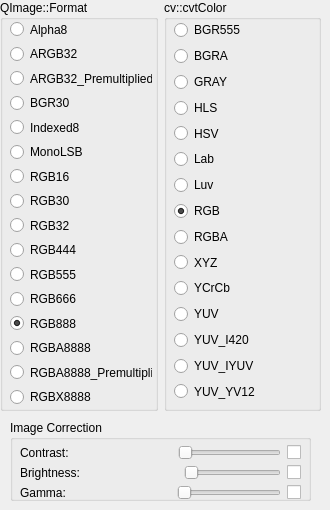
      <widget class="QWidget" name="tabColorFormat">
       <attribute name="title">
        <string>Color Format</string>
       </attribute>
       <widget class="QWidget" name="layoutWidget">
        <property name="geometry">
         <rect>
          <x>0</x>
          <y>0</y>
          <width>321</width>
          <height>411</height>
         </rect>
        </property>
        <layout class="QHBoxLayout" name="horizontalLayout_11">
         <item>
          <widget class="QGroupBox" name="groupBox">
           <property name="title">
            <string>QImage::Format</string>
           </property>
           <widget class="QWidget" name="layoutWidget">
            <property name="geometry">
             <rect>
              <x>10</x>
              <y>20</y>
              <width>142</width>
              <height>386</height>
             </rect>
            </property>
            <layout class="QVBoxLayout" name="verticalLayout_2">
             <item>
              <widget class="QRadioButton" name="radioButtonAlpha8">
               <property name="text">
                <string>Alpha8</string>
               </property>
              </widget>
             </item>
             <item>
              <widget class="QRadioButton" name="radioButtonARGB32">
               <property name="text">
                <string>ARGB32</string>
               </property>
              </widget>
             </item>
             <item>
              <widget class="QRadioButton" name="radioButtonARGB32_Premultiplied">
               <property name="text">
                <string>ARGB32_Premultiplied</string>
               </property>
              </widget>
             </item>
             <item>
              <widget class="QRadioButton" name="radioButtonBGR30">
               <property name="text">
                <string>BGR30</string>
               </property>
              </widget>
             </item>
             <item>
              <widget class="QRadioButton" name="radioButtonIndexed8">
               <property name="text">
                <string>Indexed8</string>
               </property>
               <property name="checked">
                <bool>false</bool>
               </property>
              </widget>
             </item>
             <item>
              <widget class="QRadioButton" name="radioButtonMonoLSB">
               <property name="text">
                <string>MonoLSB</string>
               </property>
              </widget>
             </item>
             <item>
              <widget class="QRadioButton" name="radioButtonRGB16">
               <property name="text">
                <string>RGB16</string>
               </property>
              </widget>
             </item>
             <item>
              <widget class="QRadioButton" name="radioButtonRGB30">
               <property name="text">
                <string>RGB30</string>
               </property>
              </widget>
             </item>
             <item>
              <widget class="QRadioButton" name="radioButtonRGB32">
               <property name="text">
                <string>RGB32</string>
               </property>
              </widget>
             </item>
             <item>
              <widget class="QRadioButton" name="radioButtonRGB444">
               <property name="text">
                <string>RGB444</string>
               </property>
              </widget>
             </item>
             <item>
              <widget class="QRadioButton" name="radioButtonRGB555">
               <property name="text">
                <string>RGB555</string>
               </property>
              </widget>
             </item>
             <item>
              <widget class="QRadioButton" name="radioButtonRGB666">
               <property name="text">
                <string>RGB666</string>
               </property>
              </widget>
             </item>
             <item>
              <widget class="QRadioButton" name="radioButtonRGB888">
               <property name="text">
                <string>RGB888</string>
               </property>
               <property name="checked">
                <bool>true</bool>
               </property>
              </widget>
             </item>
             <item>
              <widget class="QRadioButton" name="radioButtonRGBA8888">
               <property name="text">
                <string>RGBA8888</string>
               </property>
               <property name="checked">
                <bool>false</bool>
               </property>
              </widget>
             </item>
             <item>
              <widget class="QRadioButton" name="radioButtonRGBA8888_Premultiplied">
               <property name="text">
                <string>RGBA8888_Premultiplied</string>
               </property>
              </widget>
             </item>
             <item>
              <widget class="QRadioButton" name="radioButtonRGBX8888">
               <property name="text">
                <string>RGBX8888</string>
               </property>
              </widget>
             </item>
             <item>
              <spacer name="verticalSpacer">
               <property name="orientation">
                <enum>Qt::Vertical</enum>
               </property>
               <property name="sizeHint" stdset="0">
                <size>
                 <width>20</width>
                 <height>40</height>
                </size>
               </property>
              </spacer>
             </item>
            </layout>
           </widget>
          </widget>
         </item>
         <item>
          <widget class="QGroupBox" name="groupBox_2">
           <property name="title">
            <string>cv::cvtColor</string>
           </property>
           <widget class="QWidget" name="layoutWidget_2">
            <property name="geometry">
             <rect>
              <x>10</x>
              <y>20</y>
              <width>131</width>
              <height>381</height>
             </rect>
            </property>
            <layout class="QVBoxLayout" name="verticalLayout_3">
             <item>
              <widget class="QRadioButton" name="radioButtonBGR555">
               <property name="text">
                <string>BGR555</string>
               </property>
              </widget>
             </item>
             <item>
              <widget class="QRadioButton" name="radioButtonBGRA">
               <property name="text">
                <string>BGRA</string>
               </property>
              </widget>
             </item>
             <item>
              <widget class="QRadioButton" name="radioButtonGRAY">
               <property name="text">
                <string>GRAY</string>
               </property>
              </widget>
             </item>
             <item>
              <widget class="QRadioButton" name="radioButtonHLS">
               <property name="text">
                <string>HLS</string>
               </property>
              </widget>
             </item>
             <item>
              <widget class="QRadioButton" name="radioButtonHSV">
               <property name="text">
                <string>HSV</string>
               </property>
              </widget>
             </item>
             <item>
              <widget class="QRadioButton" name="radioButtonLab">
               <property name="text">
                <string>Lab</string>
               </property>
              </widget>
             </item>
             <item>
              <widget class="QRadioButton" name="radioButtonLuv">
               <property name="text">
                <string>Luv</string>
               </property>
              </widget>
             </item>
             <item>
              <widget class="QRadioButton" name="radioButtonRGB">
               <property name="text">
                <string>RGB</string>
               </property>
               <property name="checked">
                <bool>true</bool>
               </property>
              </widget>
             </item>
             <item>
              <widget class="QRadioButton" name="radioButtonRGBA">
               <property name="text">
                <string>RGBA</string>
               </property>
               <property name="checked">
                <bool>false</bool>
               </property>
              </widget>
             </item>
             <item>
              <widget class="QRadioButton" name="radioButtonXYZ">
               <property name="text">
                <string>XYZ</string>
               </property>
              </widget>
             </item>
             <item>
              <widget class="QRadioButton" name="radioButtonYCrCb">
               <property name="text">
                <string>YCrCb</string>
               </property>
              </widget>
             </item>
             <item>
              <widget class="QRadioButton" name="radioButtonYUV">
               <property name="text">
                <string>YUV</string>
               </property>
              </widget>
             </item>
             <item>
              <widget class="QRadioButton" name="radioButtonYUV_I420">
               <property name="text">
                <string>YUV_I420</string>
               </property>
              </widget>
             </item>
             <item>
              <widget class="QRadioButton" name="radioButtonYUV_IYUV">
               <property name="text">
                <string>YUV_IYUV</string>
               </property>
              </widget>
             </item>
             <item>
              <widget class="QRadioButton" name="radioButtonYUV_YV12">
               <property name="text">
                <string>YUV_YV12</string>
               </property>
              </widget>
             </item>
             <item>
              <spacer name="verticalSpacer_2">
               <property name="orientation">
                <enum>Qt::Vertical</enum>
               </property>
               <property name="sizeHint" stdset="0">
                <size>
                 <width>20</width>
                 <height>40</height>
                </size>
               </property>
              </spacer>
             </item>
            </layout>
           </widget>
          </widget>
         </item>
        </layout>
       </widget>
       <widget class="QGroupBox" name="groupBox_4">
        <property name="geometry">
         <rect>
          <x>10</x>
          <y>420</y>
          <width>301</width>
          <height>81</height>
         </rect>
        </property>
        <property name="title">
         <string>Image Correction</string>
        </property>
        <widget class="QWidget" name="layoutWidget_3">
         <property name="geometry">
          <rect>
           <x>10</x>
           <y>20</y>
           <width>281</width>
           <height>26</height>
          </rect>
         </property>
         <layout class="QHBoxLayout" name="horizontalLayout_12">
          <item>
           <widget class="QLabel" name="label_10">
            <property name="text">
             <string>Contrast:</string>
            </property>
           </widget>
          </item>
          <item>
           <spacer name="horizontalSpacer_10">
            <property name="orientation">
             <enum>Qt::Horizontal</enum>
            </property>
            <property name="sizeHint" stdset="0">
             <size>
              <width>40</width>
              <height>20</height>
             </size>
            </property>
           </spacer>
          </item>
          <item>
           <widget class="QSlider" name="horizontalSliderContrast">
            <property name="enabled">
             <bool>false</bool>
            </property>
            <property name="minimum">
             <number>0</number>
            </property>
            <property name="maximum">
             <number>10000</number>
            </property>
            <property name="singleStep">
             <number>1</number>
            </property>
            <property name="value">
             <number>0</number>
            </property>
            <property name="orientation">
             <enum>Qt::Horizontal</enum>
            </property>
           </widget>
          </item>
          <item>
           <widget class="QCheckBox" name="checkBoxEnableContrast">
            <property name="text">
             <string/>
            </property>
           </widget>
          </item>
         </layout>
        </widget>
        <widget class="QWidget" name="layoutWidget_4">
         <property name="geometry">
          <rect>
           <x>10</x>
           <y>40</y>
           <width>281</width>
           <height>26</height>
          </rect>
         </property>
         <layout class="QHBoxLayout" name="horizontalLayout_17">
          <item>
           <widget class="QLabel" name="label_15">
            <property name="text">
             <string>Brightness:</string>
            </property>
           </widget>
          </item>
          <item>
           <spacer name="horizontalSpacer_16">
            <property name="orientation">
             <enum>Qt::Horizontal</enum>
            </property>
            <property name="sizeHint" stdset="0">
             <size>
              <width>40</width>
              <height>20</height>
             </size>
            </property>
           </spacer>
          </item>
          <item>
           <widget class="QSlider" name="horizontalSliderBrightness">
            <property name="enabled">
             <bool>false</bool>
            </property>
            <property name="minimum">
             <number>0</number>
            </property>
            <property name="maximum">
             <number>255</number>
            </property>
            <property name="singleStep">
             <number>1</number>
            </property>
            <property name="value">
             <number>0</number>
            </property>
            <property name="orientation">
             <enum>Qt::Horizontal</enum>
            </property>
           </widget>
          </item>
          <item>
           <widget class="QCheckBox" name="checkBoxEnableBrightness">
            <property name="text">
             <string/>
            </property>
           </widget>
          </item>
         </layout>
        </widget>
        <widget class="QWidget" name="layoutWidget_5">
         <property name="geometry">
          <rect>
           <x>10</x>
           <y>60</y>
           <width>281</width>
           <height>26</height>
          </rect>
         </property>
         <layout class="QHBoxLayout" name="horizontalLayout_18">
          <item>
           <widget class="QLabel" name="label_16">
            <property name="text">
             <string>Gamma:</string>
            </property>
           </widget>
          </item>
          <item>
           <spacer name="horizontalSpacer_17">
            <property name="orientation">
             <enum>Qt::Horizontal</enum>
            </property>
            <property name="sizeHint" stdset="0">
             <size>
              <width>40</width>
              <height>20</height>
             </size>
            </property>
           </spacer>
          </item>
          <item>
           <widget class="QSlider" name="horizontalSliderGamma">
            <property name="enabled">
             <bool>false</bool>
            </property>
            <property name="minimum">
             <number>0</number>
            </property>
            <property name="maximum">
             <number>10000</number>
            </property>
            <property name="singleStep">
             <number>1</number>
            </property>
            <property name="value">
             <number>0</number>
            </property>
            <property name="orientation">
             <enum>Qt::Horizontal</enum>
            </property>
           </widget>
          </item>
          <item>
           <widget class="QCheckBox" name="checkBoxEnableGamma">
            <property name="text">
             <string/>
            </property>
           </widget>
          </item>
         </layout>
        </widget>
       </widget>
      </widget>
